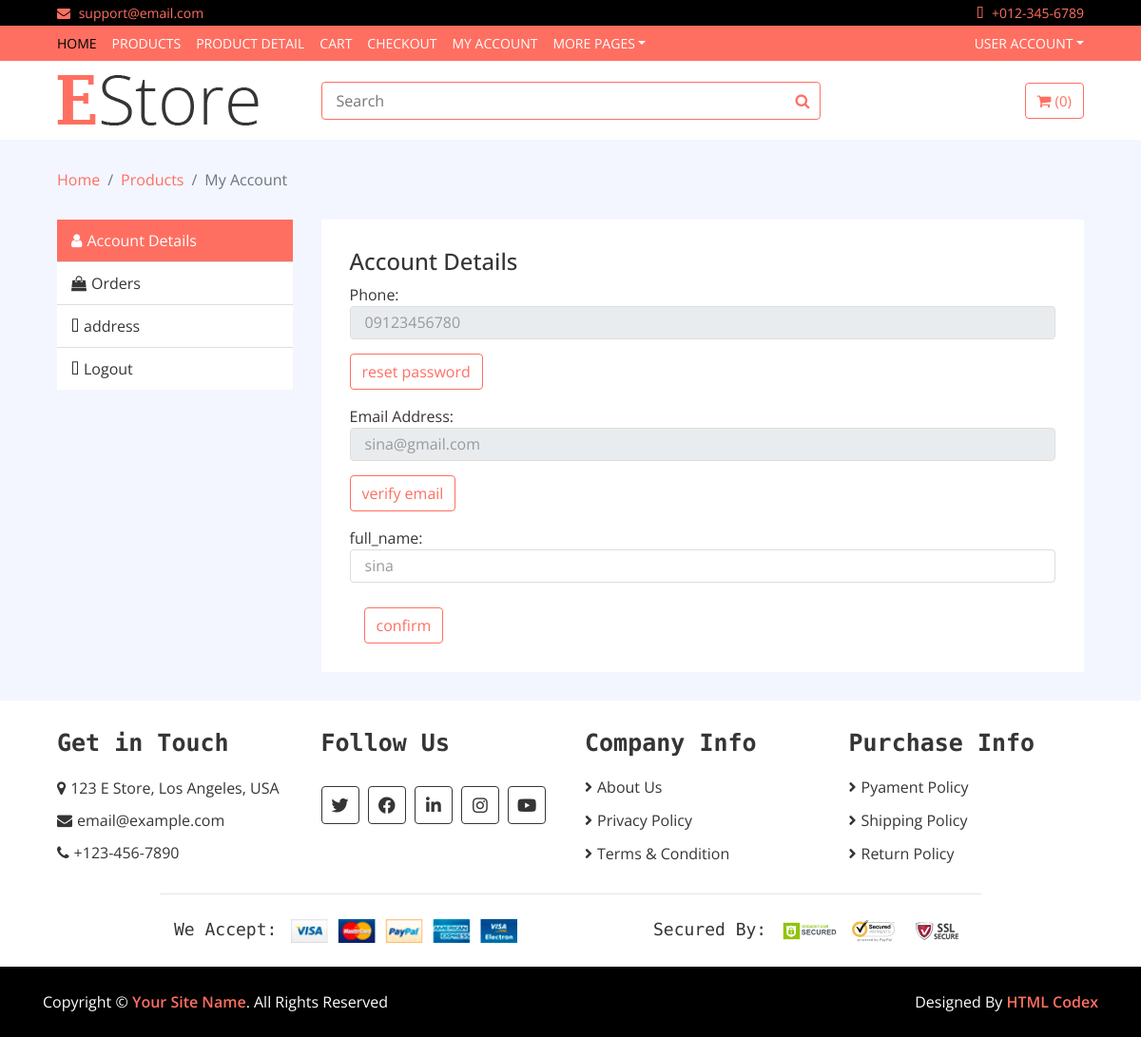
The page /account/profile/ (signed in) on the database as committed earlier.
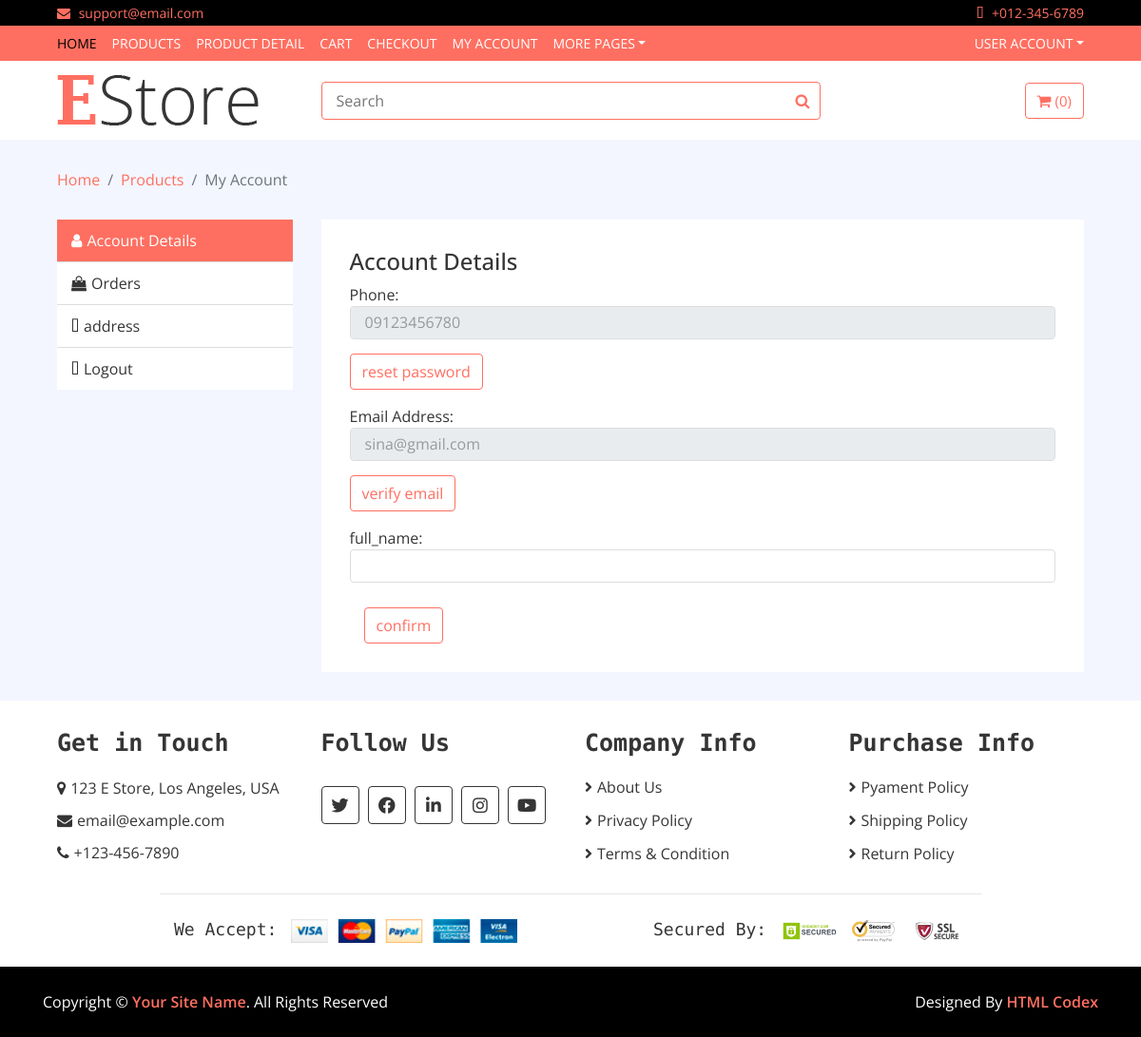
The same page on the database as committed later.
### account/models.py (models this page shows, shortened)
class User(AbstractBaseUser):
    date_joined = models.DateTimeField(auto_now_add=True)
    last_login = models.DateTimeField(auto_now_add=True)
    is_active = models.BooleanField(default=True)
    is_admin = models.BooleanField(default=False)
    is_superuser = models.BooleanField(default=False)
    objects = UserManager()
    phone = models.CharField(
        unique=True,
        blank=False,
        null=False,
        max_length=11,
        verbose_name='Phone Number'
    )
    email = models.EmailField(unique=True, max_length=255, null=True, blank=True)
    is_email_verify = models.BooleanField(default=False)
    full_name = models.CharField(max_length=255, null=True)
    image = models.ImageField(upload_to='users_images', null=True, blank=True)
    USERNAME_FIELD = 'phone'
    REQUIRED_FIELDS = []

### account/views.py (the view, shortened to what this page needs)
# urls.py: path('profile/', views.UserUpdateView.as_view(), name='user_update'),
class UserUpdateView(mixins.LoginRequiredMixin, View):
    def get(self, request):
        form, address_form = UserUpdateForm(instance=request.user), AddAddressForm()
        addresses = Address.objects.filter(user_id=request.user.id)
        return render(request, 'account/profile.html', context={'form':form, 'addresses':addresses, 'address_form':address_form})

### account/form.py
class UserUpdateForm(forms.ModelForm):
    phone = forms.CharField(widget=forms.TextInput(attrs={'class':'form-control'}), label='Phone')
    email = forms.CharField(
        validators=(validators.EmailValidator,),
        widget=forms.EmailInput(attrs={'class':'form-control'}),
        label='Email Address'
    )
    image = forms.ImageField(widget=forms.ClearableFileInput(attrs={'class':'form-control'}), label='image', required=False)
    full_name = forms.CharField(max_length=255, widget=forms.TextInput(attrs={'class':'form-control'}), label='full_name', required=False)
    class Meta:
        model = User
        fields = ('phone', 'email', 'full_name', 'image')
    def __init__(self, *args, **kwargs):
        super(UserUpdateForm, self).__init__(*args, **kwargs)
        self.fields['phone'].disabled = True
        self.fields['email'].disabled = True

class AddAddressForm(forms.Form):
    address = forms.CharField(widget=forms.TextInput(attrs={
        'class':'form-control',
        'placeholder':'your Address'
    }))
    zip_code = forms.CharField(
        validators=(validators.MaxLengthValidator(10),),
        widget=forms.NumberInput(attrs={'class':'form-control', 'placeholder':'zip code'})
    )

### product/context_processors.py (called while the page is built)
def contextprocessorsfunction(request):
    return {
        'trend_women_objects': Product.objects.filter(is_trend=True),
        'category_list': Category.objects.all(),
        'brand_list': Brand.objects.all()
    }

### account/templates/account/profile.html (shortened to what this page needs)
{% extends 'base/base.html' %}
{% load static %}
{% block content %}
        <div class="breadcrumb-wrap">
            <div class="container-fluid">
                <ul class="breadcrumb">
                    <li class="breadcrumb-item"><a href="#">Home</a></li>
                    <li class="breadcrumb-item"><a href="#">Products</a></li>
                    <li class="breadcrumb-item active">My Account</li>
                </ul>
            </div>
        </div>
        <div class="my-account">
            <div class="container-fluid">
                <div class="row">
                    <div class="col-md-3">
                        <div class="nav flex-column nav-pills" role="tablist" aria-orientation="vertical">
                            <a class="nav-link active" id="account-nav" data-toggle="pill" href="#account-tab" role="tab"><i class="fa fa-user"></i>Account Details</a>
                            <a class="nav-link" id="orders-nav" data-toggle="pill" href="#orders-tab" role="tab"><i class="fa fa-shopping-bag"></i>Orders</a>
                            <a class="nav-link" id="address-nav" data-toggle="pill" href="#address-tab" role="tab"><i class="fa fa-map-marker-alt"></i>address</a>
                            <a class="nav-link" href="{% url 'account:logout' %}"><i class="fa fa-sign-out-alt"></i>Logout</a>
                        </div>
                    </div>
                    <div class="col-md-9">
                        <div class="tab-content">
                            <div class="tab-pane fade show active" id="account-tab" role="tabpanel" aria-labelledby="account-nav">
                                <h4>Account Details</h4>
                            <form method="post">
                                    {% for field in form %}
                                        <div class="form-group mb-3">
                                            {% if not field.label == 'image' %}
                                                {{ field.label }}:
                                                {{ field }}
                                                {% if field.label == 'Phone' %}
                                                    <a href="{% url 'account:change_password' %}"> <span class="btn btn-warning">reset password</span> </a>
                                                {% endif %}
                                            {% endif %}
                                            {% if field.label == 'Email Address' %}
                                                {% if not request.user.is_email_verify %}
                                                    <a href="{% url 'account:ev' %}"> <span class="btn btn-warning">verify email</span> </a>
                                                {% endif     %}
                                            {% endif %}
                                        </div>
                                    {% endfor %}
                                <div class="col-md-12">
                                    <button type="submit" class="btn" style="margin-top: 10px"> confirm </button>
                                </div>
                            </form>
                            </div>
                        </div>
                    </div>
                </div>
            </div>
        </div>
{% endblock %}

### templates/base/base.html (shortened to what this page needs)
{% load static %}
<!DOCTYPE html>
<html lang="en">
    <head>
        {% include 'includes/head_references.html' %}
    </head>
    <body>
        {% include 'includes/topbar.html' %}
        {% include 'includes/navbar.html' %}
        {% include 'includes/bottom_bar.html' %}
    {% block content %}
    {% endblock %}
        {% include 'includes/footer.html' %}
        {% include 'includes/footer_bottom.html' %}
    </body>
</html>

### templates/includes/head_references.html (shortened to what this page needs)
{% load static %}
        <link href="https://stackpath.bootstrapcdn.com/bootstrap/4.4.1/css/bootstrap.min.css" rel="stylesheet">
        <link href="https://cdnjs.cloudflare.com/ajax/libs/font-awesome/5.10.0/css/all.min.css" rel="stylesheet">
        <link href="{% static 'lib/slick/slick.css' %}" rel="stylesheet">
        <link href="{% static 'lib/slick/slick-theme.css' %}" rel="stylesheet">
        <link href="{% static 'css/style.css' %}" rel="stylesheet">
        <link rel="stylesheet" href="https://cdnjs.cloudflare.com/ajax/libs/font-awesome/4.7.0/css/font-awesome.min.css">

### templates/includes/topbar.html
{% load static %}
        <div class="top-bar">
            <div class="container-fluid">
                <div class="row">
                    <div class="col-sm-6">
                        <i class="fa fa-envelope"></i>
                        support@email.com
                    </div>
                    <div class="col-sm-6">
                        <i class="fa fa-phone-alt"></i>
                        +012-345-6789
                    </div>
                </div>
            </div>
        </div>

### templates/includes/navbar.html (shortened to what this page needs)
{% load static  %}
        <div class="nav">
            <div class="container-fluid">
                <nav class="navbar navbar-expand-md bg-dark navbar-dark">
                    <div class="collapse navbar-collapse justify-content-between" id="navbarCollapse">
                        <div class="navbar-nav mr-auto">
                            <a href="{% url 'home:home' %}" class="nav-item nav-link active">Home</a>
                            <a href="#" class="nav-item nav-link">Products</a>
                            <a href="#" class="nav-item nav-link">Product Detail</a>
                            <a href="#" class="nav-item nav-link">Cart</a>
                            {% if request.user.is_authenticated %}
                            <a href="{% url 'account:logout' %}" class="nav-item nav-link">Checkout</a>
                            <a href="{% url 'account:user_update' %}" class="nav-item nav-link">My Account</a>
                            {% endif %}
                            <div class="nav-item dropdown">
                                <a href="#" class="nav-link dropdown-toggle" data-toggle="dropdown">More Pages</a>
                            </div>
                        </div>
                        <div class="navbar-nav ml-auto">
                            <div class="nav-item dropdown">
                                <a href="#" class="nav-link dropdown-toggle" data-toggle="dropdown">User Account</a>
                            </div>
                        </div>
                    </div>
                </nav>
            </div>
        </div>

### templates/includes/bottom_bar.html
{% load static %}
        <div class="bottom-bar">
            <div class="container-fluid">
                <div class="row align-items-center">
                    <div class="col-md-3">
                        <div class="logo">
                            <a href="{% url 'home:home' %}">
                                <img src="{% static 'img/logo.png' %}" alt="Logo">
                            </a>
                        </div>
                    </div>
                    <div class="col-md-6">
                        <div class="search">
                            <form method="get" action="{% url 'product:items' %}">
                            <input name="search" type="text" placeholder="Search">
                            <button type="submit"><i class="fa fa-search"></i></button>
                            </form>
                        </div>
                    </div>
                    <div class="col-md-3">
                        <div class="user">
                            <a href="{% url 'cart:cart' %}" class="btn cart">
                                <i class="fa fa-shopping-cart"></i>
                                <span>(0)</span>
                            </a>
                        </div>
                    </div>
                </div>
            </div>
        </div>

### templates/includes/footer.html
{% load static %}
        <div class="footer">
            <div class="container-fluid">
                <div class="row">
                    <div class="col-lg-3 col-md-6">
                        <div class="footer-widget">
                            <h2>Get in Touch</h2>
                            <div class="contact-info">
                                <p><i class="fa fa-map-marker"></i>123 E Store, Los Angeles, USA</p>
                                <p><i class="fa fa-envelope"></i>email@example.com</p>
                                <p><i class="fa fa-phone"></i>+123-456-7890</p>
                            </div>
                        </div>
                    </div>
                    <div class="col-lg-3 col-md-6">
                        <div class="footer-widget">
                            <h2>Follow Us</h2>
                            <div class="contact-info">
                                <div class="social">
                                    <a href=""><i class="fab fa-twitter"></i></a>
                                    <a href=""><i class="fab fa-facebook-f"></i></a>
                                    <a href=""><i class="fab fa-linkedin-in"></i></a>
                                    <a href=""><i class="fab fa-instagram"></i></a>
                                    <a href=""><i class="fab fa-youtube"></i></a>
                                </div>
                            </div>
                        </div>
                    </div>
                    <div class="col-lg-3 col-md-6">
                        <div class="footer-widget">
                            <h2>Company Info</h2>
                            <ul>
                                <li><a href="#">About Us</a></li>
                                <li><a href="#">Privacy Policy</a></li>
                                <li><a href="#">Terms & Condition</a></li>
                            </ul>
                        </div>
                    </div>
                    <div class="col-lg-3 col-md-6">
                        <div class="footer-widget">
                            <h2>Purchase Info</h2>
                            <ul>
                                <li><a href="#">Pyament Policy</a></li>
                                <li><a href="#">Shipping Policy</a></li>
                                <li><a href="#">Return Policy</a></li>
                            </ul>
                        </div>
                    </div>
                </div>
                <div class="row payment align-items-center">
                    <div class="col-md-6">
                        <div class="payment-method">
                            <h2>We Accept:</h2>
                            <img src="{% static 'img/payment-method.png' %}" alt="Payment Method" />
                        </div>
                    </div>
                    <div class="col-md-6">
                        <div class="payment-security">
                            <h2>Secured By:</h2>
                            <img src="{% static 'img/godaddy.svg' %}" alt="Payment Security" />
                            <img src="{% static 'img/norton.svg' %}" alt="Payment Security" />
                            <img src="{% static 'img/ssl.svg' %}" alt="Payment Security" />
                        </div>
                    </div>
                </div>
            </div>
        </div>

### templates/includes/footer_bottom.html
{% load static %}
        <div class="footer-bottom">
            <div class="container">
                <div class="row">
                    <div class="col-md-6 copyright">
                        <p>Copyright &copy; <a href="#">Your Site Name</a>. All Rights Reserved</p>
                    </div>
                    <div class="col-md-6 template-by">
                        <p>Designed By <a href="https://htmlcodex.com">HTML Codex</a></p>
                    </div>
                </div>
            </div>
        </div>

### templates/includes/footer_references.html (shortened to what this page needs)
{% load static %}

Rows that differ between the two databases and show on the page:
changed User "sina@gmail.com": full_name "sina" → (not shown)
